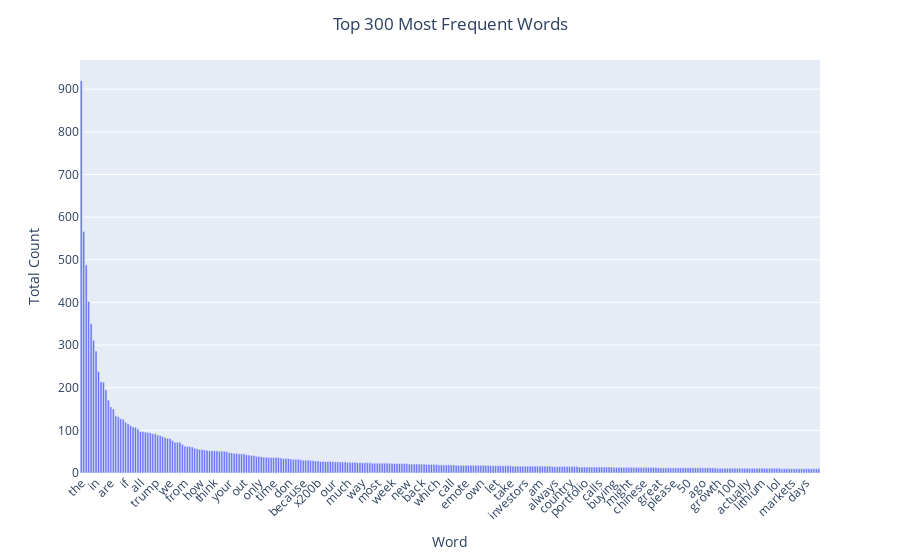

The notebook cell saved with this chart:
### Code cell
# copy our master code, similar task
# create a DataFrame with ALL terms and their frequencies
freq_df = pd.DataFrame({
    'Term': count_vect.get_feature_names_out(),
    'Frequency': term_frequencies
})

# 2. Sort the DataFrame by the 'Frequency' column to find the most frequent words
sorted_freq_df = freq_df.sort_values(by='Frequency', ascending=False)

# 3. Now, select the top N words from the SORTED DataFrame
num_terms_to_plot = 300
top_df = sorted_freq_df.head(num_terms_to_plot)


# --- The rest of your plotting code is correct and will now work as intended ---

fig = px.bar(top_df,
             x='Term',
             y='Frequency',
             labels={'Term': 'Word', 'Frequency': 'Total Count'},
             hover_name='Term',
             hover_data={'Frequency': True, 'Term': False}
             )

fig.update_layout(
    title_text=f'Top {num_terms_to_plot} Most Frequent Words',
    title_x=0.5,
    title_xanchor='center',
    xaxis_tickangle=-45
)
fig.show()

### Figure 1 — Plotly figure (JSON) as saved in the notebook; plotly's stock layout.template omitted (floating-point values rounded to 4 significant figures; data arrays with more than 128 entries replaced by an {"elided": "..."} marker saying what was removed)
{"data": [{"hovertemplate": "<b>%{hovertext}</b><br><br>Total Count=%{y}<extra></extra>", "hovertext": {"elided": "300 str values"}, "legendgroup": "", "marker": {"color": "#636efa", "pattern": {"shape": ""}}, "name": "", "orientation": "v", "showlegend": false, "textposition": "auto", "type": "bar", "x": {"elided": "300 str values"}, "xaxis": "x", "y": {"elided": "300 int values"}, "yaxis": "y"}], "layout": {"barmode": "relative", "legend": {"tracegroupgap": 0}, "margin": {"t": 60}, "title": {"text": "Top 300 Most Frequent Words", "x": 0.5, "xanchor": "center"}, "xaxis": {"anchor": "y", "domain": [0, 1], "tickangle": -45, "title": {"text": "Word"}}, "yaxis": {"anchor": "x", "domain": [0, 1], "title": {"text": "Total Count"}}}}
